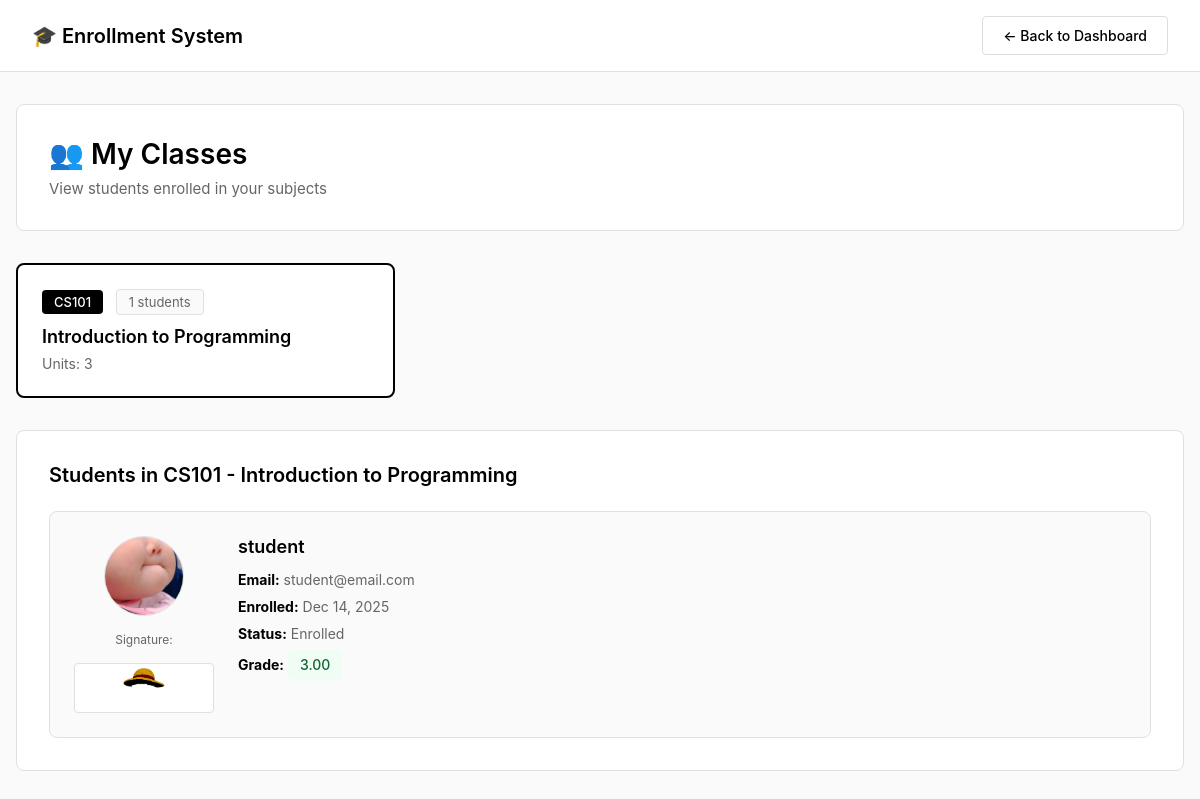
The page /faculty/classes.php?subject_id=1 (signed in) on the database its author committed.
### tables this page shows
CREATE TABLE `subjects` (
  `id` int(11) NOT NULL,
  `subject_code` varchar(20) NOT NULL,
  `subject_name` varchar(100) NOT NULL,
  `description` text DEFAULT NULL,
  `units` int(11) NOT NULL DEFAULT 3,
  `faculty_id` int(11) DEFAULT NULL,
  `created_at` timestamp NOT NULL DEFAULT current_timestamp()
);

CREATE TABLE `enrollments` (
  `id` int(11) NOT NULL,
  `student_id` int(11) NOT NULL,
  `subject_id` int(11) NOT NULL,
  `enrollment_date` timestamp NOT NULL DEFAULT current_timestamp(),
  `status` enum('Enrolled','Completed','Dropped','Failed') DEFAULT 'Enrolled',
  `grade` decimal(5,2) DEFAULT NULL,
  `remarks` text DEFAULT NULL
);

CREATE TABLE `users` (
  `id` int(11) NOT NULL,
  `username` varchar(50) NOT NULL,
  `password` varchar(255) NOT NULL,
  `full_name` varchar(100) NOT NULL,
  `email` varchar(100) NOT NULL,
  `user_type` enum('Student','Faculty','Administrator') NOT NULL,
  `profile_picture` varchar(255) DEFAULT NULL,
  `signature` varchar(255) DEFAULT NULL,
  `created_at` timestamp NOT NULL DEFAULT current_timestamp()
);

### faculty/classes.php (the view, shortened to what this page needs)
<?php
require_once '../config.php';
$faculty_id = $_SESSION['user_id'];
$query = $db->prepare("
    SELECT
        s.id,
        s.subject_code,
        s.subject_name,
        s.units,
        COUNT(e.id) as student_count
    FROM subjects s
    LEFT JOIN enrollments e ON s.id = e.subject_id AND e.status = 'Enrolled'
    WHERE s.faculty_id = ?
    GROUP BY s.id
    ORDER BY s.subject_code
");
$query->execute([$faculty_id]);
$subjects = $query->fetchAll();
$selected_subject = $_GET['subject_id'] ?? null;
$students = [];
if ($selected_subject) {
    $query = $db->prepare("
        SELECT
            u.id,
            u.full_name,
            u.email,
            u.profile_picture,
            u.signature,
            e.enrollment_date,
            e.grade,
            e.status
        FROM enrollments e
        JOIN users u ON e.student_id = u.id
        WHERE e.subject_id = ?
        ORDER BY u.full_name
    ");
    $query->execute([$selected_subject]);
    $students = $query->fetchAll();
    $query = $db->prepare("SELECT subject_code, subject_name FROM subjects WHERE id = ?");
    $query->execute([$selected_subject]);
    $subject_details = $query->fetch();
}
?>
<!DOCTYPE html>
<html lang="en">
<head>
    <link rel="stylesheet" href="../css/main.css">
    <link rel="stylesheet" href="../css/faculty.css">
</head>
<body>
    <nav class="navbar">
        <a href="../index.php" class="navbar-brand">🎓 Enrollment System</a>
        <a href="../index.php" class="btn btn-secondary">← Back to Dashboard</a>
    </nav>
    <div class="container">
        <div class="page-header">
            <h1>👥 My Classes</h1>
            <p>View students enrolled in your subjects</p>
        </div>
        <div class="subjects-list">
            <?php foreach ($subjects as $subject): ?>
                <div class="subject-card <?php echo ($selected_subject == $subject['id']) ? 'active' : ''; ?>"
                    onclick="location.href='?subject_id=<?php echo $subject['id']; ?>'">
                    <div class="subject-code"><?php echo htmlspecialchars($subject['subject_code']); ?></div>
                    <span class="student-count"><?php echo $subject['student_count']; ?> students</span>
                    <h3><?php echo htmlspecialchars($subject['subject_name']); ?></h3>
                    <p style="color: #666; font-size: 0.875rem;">Units: <?php echo $subject['units']; ?></p>
                </div>
            <?php endforeach; ?>
        </div>
        <?php if ($selected_subject && $subject_details): ?>
            <div class="students-section">
                <h2>Students in <?php echo htmlspecialchars($subject_details['subject_code']); ?> - <?php echo htmlspecialchars($subject_details['subject_name']); ?></h2>
                <?php if (empty($students)): ?>
                    <div class="no-data">No students enrolled in this subject yet.</div>
                <?php else: ?>
                    <div class="students-grid">
                        <?php foreach ($students as $student): ?>
                            <div class="student-card">
                                <div class="student-images">
                                    <img src="../uploads/profiles/<?php echo htmlspecialchars($student['profile_picture']); ?>"
                                        alt="Profile" class="profile-img">
                                    <div style="text-align: center; font-size: 0.75rem; color: #666;">Signature:</div>
                                    <img src="../uploads/signatures/<?php echo htmlspecialchars($student['signature']); ?>"
                                        alt="Signature" class="signature-img">
                                </div>
                                <div class="student-info">
                                    <h3><?php echo htmlspecialchars($student['full_name']); ?></h3>
                                    <p class="info-item"><strong>Email:</strong> <?php echo htmlspecialchars($student['email']); ?></p>
                                    <p class="info-item"><strong>Enrolled:</strong> <?php echo date('M d, Y', strtotime($student['enrollment_date'])); ?></p>
                                    <p class="info-item">
                                        <strong>Status:</strong> <?php echo htmlspecialchars($student['status']); ?>
                                    </p>
                                    <?php if ($student['grade']): ?>
                                        <p class="info-item">
                                            <strong>Grade:</strong>
                                            <span class="grade-badge passed"><?php echo $student['grade']; ?></span>
                                        </p>
                                    <?php else: ?>
                                        <span class="grade-badge pending">No grade yet</span>
                                    <?php endif; ?>
                                </div>
                            </div>
                        <?php endforeach; ?>
                    </div>
                <?php endif; ?>
            </div>
        <?php endif; ?>
    </div>
</body>
</html>

### css/main.css (style rules this page uses)
* { margin: 0; padding: 0; box-sizing: border-box; }
body { font-family: -apple-system, BlinkMacSystemFont, 'Segoe UI', sans-serif; background: #fafafa; min-height: 100vh; color: #000; }
.navbar { background: white; padding: 1rem 2rem; border-bottom: 1px solid #e0e0e0; display: flex; justify-content: space-between; align-items: center; }
.navbar-brand { font-size: 1.25rem; font-weight: 600; color: #000; text-decoration: none; }
.container { max-width: 1200px; margin: 0 auto; padding: 2rem 1rem; }
.btn { display: inline-block; padding: 0.625rem 1.25rem; background: #000; color: white; text-decoration: none; border-radius: 4px; border: none; cursor: pointer; font-size: 0.875rem; transition: opacity 0.2s; font-weight: 500; }
.btn-secondary { background: white; color: #000; border: 1px solid #ddd; }
.page-header { background: white; border: 1px solid #e0e0e0; border-radius: 8px; padding: 2rem; margin-bottom: 2rem; }
.page-header h1 { color: #000; margin-bottom: 0.5rem; font-size: 1.75rem; font-weight: 600; }
.page-header p { color: #666; font-size: 0.938rem; }

### css/faculty.css (style rules this page uses)
body { font-family: -apple-system, BlinkMacSystemFont, 'Segoe UI', sans-serif; background: #fafafa; min-height: 100vh; }
.subjects-list { display: grid; grid-template-columns: repeat(auto-fill, minmax(300px, 1fr)); gap: 1rem; margin-bottom: 2rem; }
.subject-card { background: white; border: 1px solid #e0e0e0; border-radius: 8px; padding: 1.5rem; cursor: pointer; transition: border-color 0.2s; }
.subject-card.active { border-color: #000; border-width: 2px; }
.subject-code { display: inline-block; background: #000; color: white; padding: 0.25rem 0.75rem; border-radius: 4px; font-size: 0.813rem; font-weight: 500; margin-bottom: 0.75rem; }
.student-count { display: inline-block; background: #fafafa; color: #666; padding: 0.25rem 0.75rem; border-radius: 4px; font-size: 0.813rem; margin-left: 0.5rem; border: 1px solid #e0e0e0; }
.subject-card h3 { color: #000; font-size: 1.125rem; font-weight: 600; margin-bottom: 0.5rem; }
.students-section { background: white; border: 1px solid #e0e0e0; border-radius: 8px; padding: 2rem; }
.students-section h2 { color: #000; margin-bottom: 1.5rem; font-size: 1.25rem; font-weight: 600; }
.students-grid { display: grid; gap: 1.5rem; }
.student-card { background: #fafafa; border-radius: 8px; padding: 1.5rem; display: flex; gap: 1.5rem; align-items: start; border: 1px solid #e0e0e0; }
.student-images { display: flex; flex-direction: column; gap: 1rem; align-items: center; }
.profile-img { width: 80px; height: 80px; border-radius: 50%; object-fit: cover; border: 1px solid #e0e0e0; }
.signature-img { width: 140px; height: 50px; object-fit: contain; border: 1px solid #e0e0e0; background: white; padding: 0.25rem; border-radius: 4px; }
.student-info { flex: 1; }
.student-info h3 { color: #000; margin-bottom: 0.75rem; font-size: 1.125rem; font-weight: 600; }
.info-item { color: #666; margin: 0.375rem 0; font-size: 0.875rem; line-height: 1.5; }
.info-item strong { color: #000; }
.grade-badge { display: inline-block; padding: 0.25rem 0.75rem; border-radius: 4px; font-weight: 500; font-size: 0.875rem; }
.grade-badge.passed { background: #f0fdf4; color: #166534; }

### rows shown on the page
subjects: subject_code "CS101", student_count "1", subject_name "Introduction to Programming", units "3"
enrollments: student.profile_picture (picture), student.signature (picture), student.full_name "student", student.email "student@email.com", enrollment_date "Dec 14, 2025", status "Enrolled", grade "3.00"
